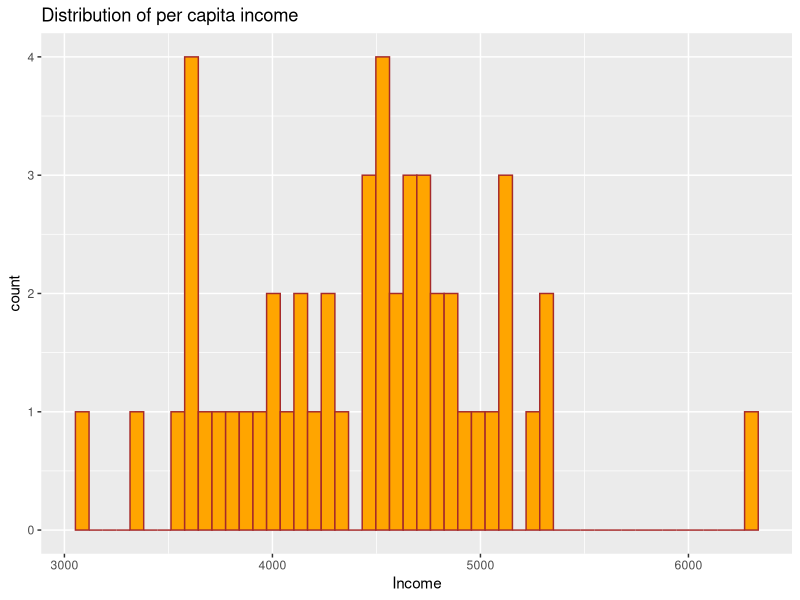
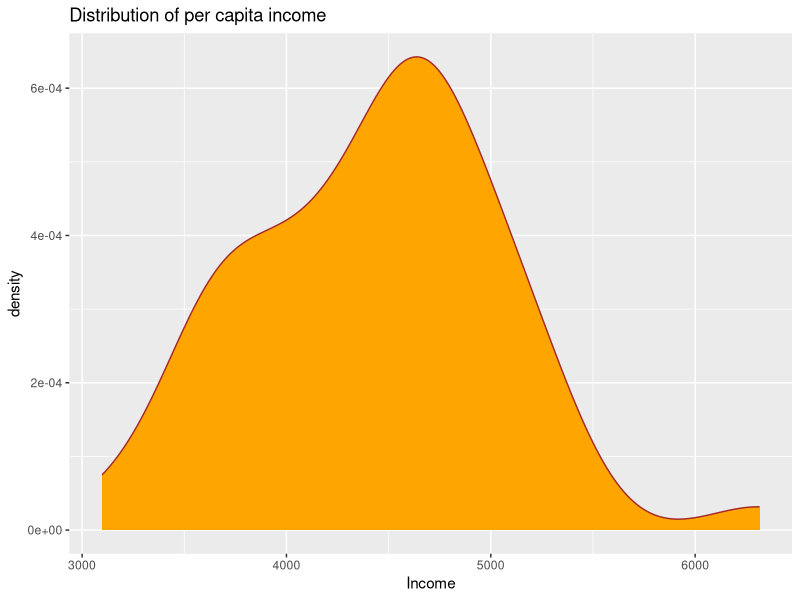
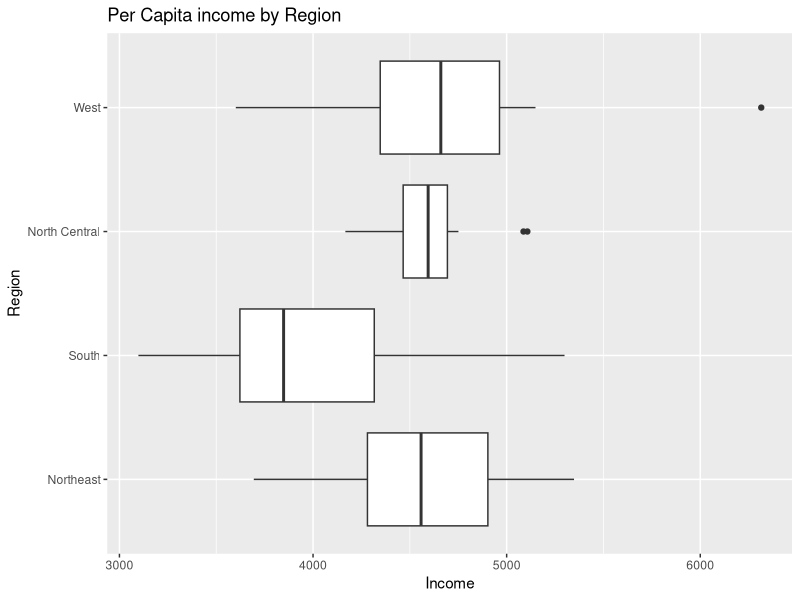
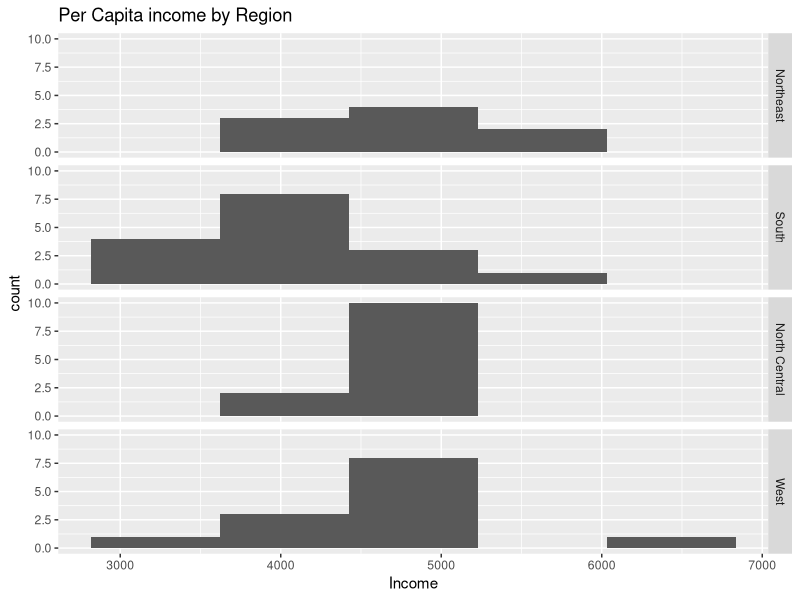
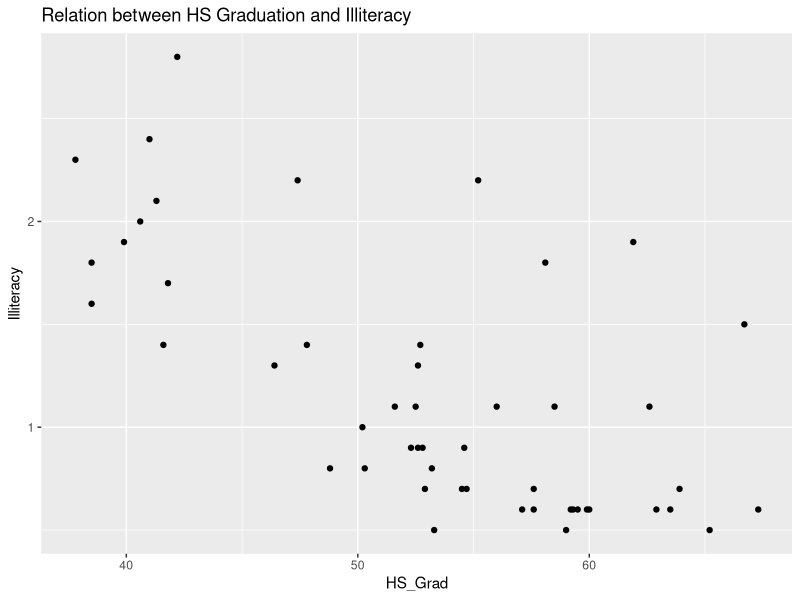
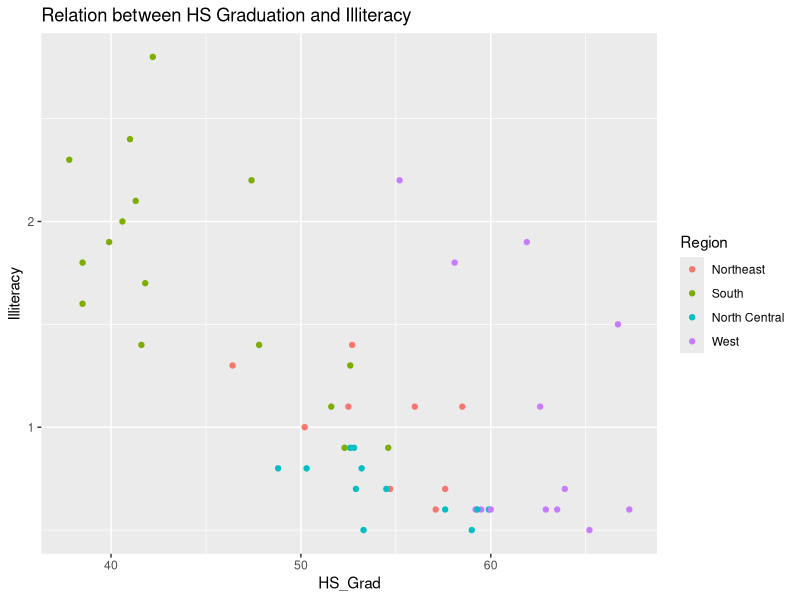
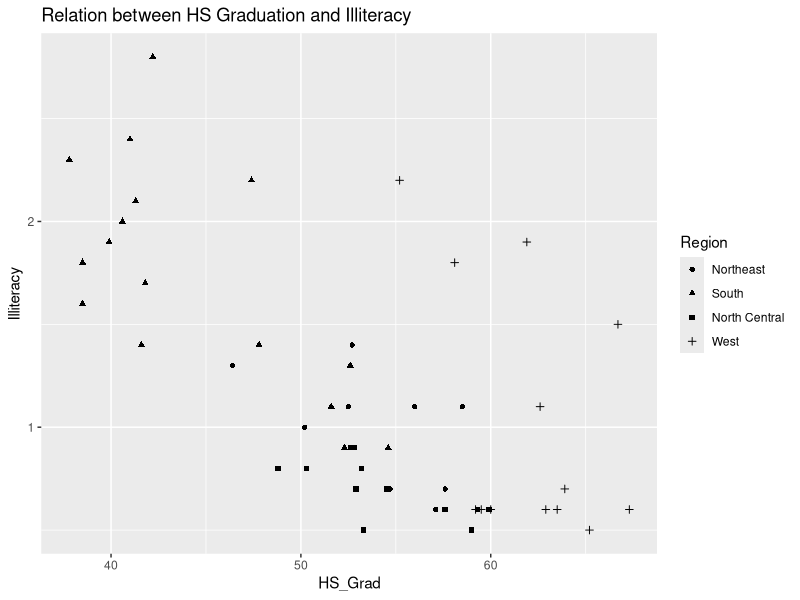
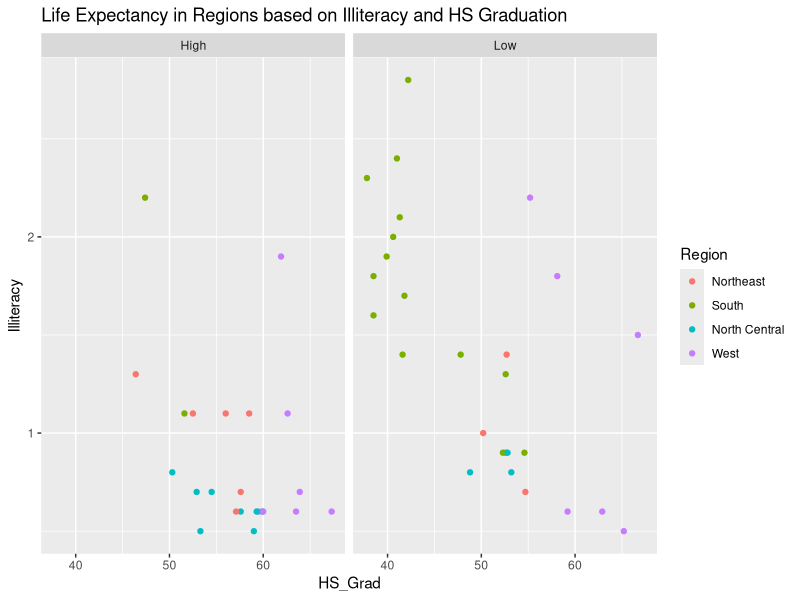

R code for these plots, in order:
## ---- chunk 1
knitr::opts_chunk$set(echo = TRUE,
                      warning = FALSE,
                      message = FALSE)
## ---- chunk 2
library(tidyverse)
## ---- chunk 3
(us_states <- data.frame(State = state.name, Region = state.region, Income = state.x77[,2], Life = state.x77[,4], HS_Grad = state.x77[,6], Illiteracy = state.x77[,3]))
## ---- chunk 4
ggplot(us_states, aes(Income)) + geom_histogram(color = "brown", fill = "orange", bins = 50) + ggtitle("Distribution of per capita income")
## ---- chunk 5
ggplot(us_states, aes(Income)) + geom_density(color = "brown", fill = "orange") + ggtitle("Distribution of per capita income")
## ---- chunk 6
ggplot(us_states) + geom_boxplot(mapping = aes(Region, Income)) + coord_flip() + ggtitle("Per Capita income by Region")
## ---- chunk 7
ggplot(us_states) + geom_histogram(mapping = aes(Income), bins = 5) + facet_grid(Region ~ .) + ggtitle("Per Capita income by Region")
## ---- chunk 8
ggplot(us_states) + geom_point(mapping = aes(HS_Grad, Illiteracy)) + ggtitle("Relation between HS Graduation and Illiteracy")

ggplot(us_states) + geom_point(mapping = aes(HS_Grad, Illiteracy, color = Region)) + ggtitle("Relation between HS Graduation and Illiteracy")

ggplot(us_states) + geom_point(mapping = aes(HS_Grad, Illiteracy, shape = Region)) + ggtitle("Relation between HS Graduation and Illiteracy")
## ---- chunk 9
us_states$CLife <- ifelse(us_states$Life > mean(us_states$Life), "High", "Low")
ggplot(us_states) + geom_point(mapping = aes(HS_Grad, Illiteracy, color = Region)) + facet_grid(. ~ CLife) + ggtitle("Life Expectancy in Regions based on Illiteracy and HS Graduation")
## ---- chunk 10
ggplot(us_states, mapping = aes(HS_Grad, Illiteracy, label = state.abb, color = Region)) + geom_text() + ggtitle("Relation between HS Graduation and Illiteracy in the different States")
